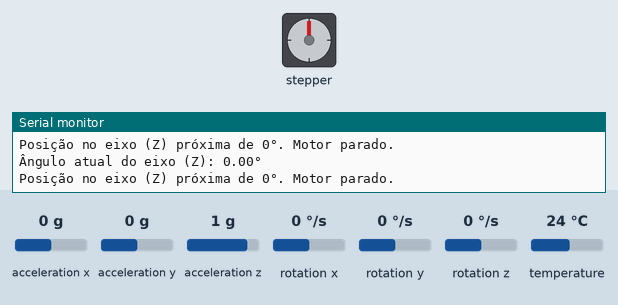
Bench run of a sketch on a simulated Arduino Uno, built with avr-gcc and run on an emulated ATmega328P. On the bench: stepper motor, the last lines printed to the serial monitor. The test bench sets the inputs (shaded band); at power-on: acceleration x 0 g, acceleration y 0 g, acceleration z 1 g, rotation x 0 °/s, rotation y 0 °/s, rotation z 0 °/s, temperature 24 °C. Stepper angles assume 2048 steps per turn.

Above: at 1.3 s.
1.4 s: acceleration x set to -1.4 g
At 2.88 s:
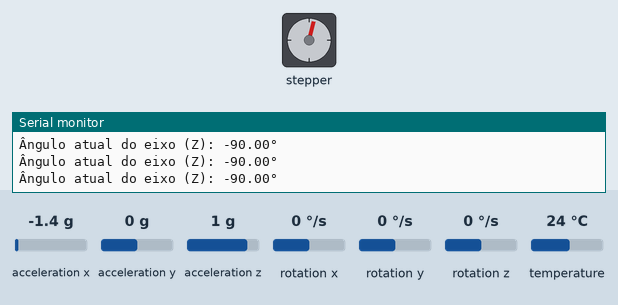
At 4.17 s:
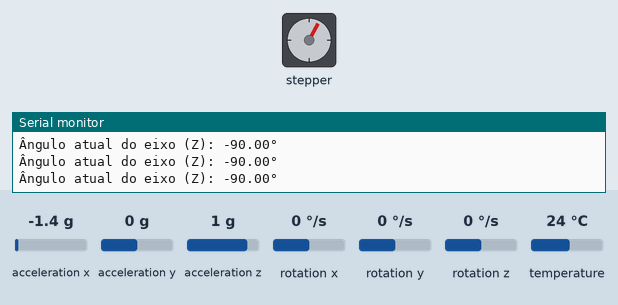
19.4 s: acceleration y set to 0 g
At 19.59 s:
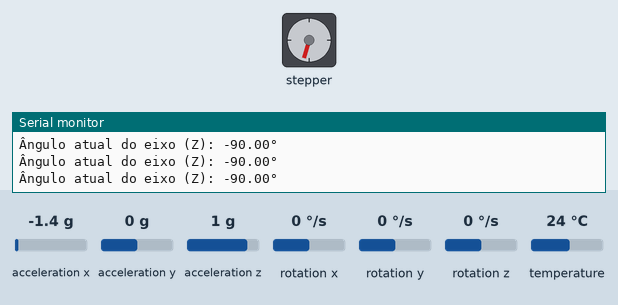
Timing chart, 0 to 25.2 s (numbered marks = the images above; inputs shaded):
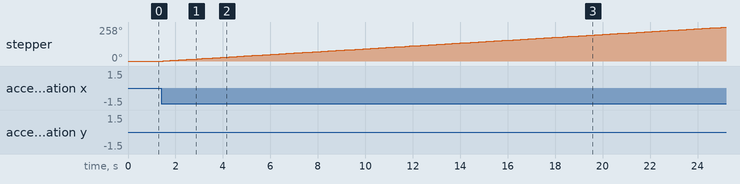

Measured:
- after the input at 1.4 s, stepper: keeps turning clockwise at about 11°/s, starting after 0.08 s

The sketch:

Main.ino
```cpp
// Ao efetuar a clonagem desse código em outra maquina preciso instalar as bibliotecas.
#include <Adafruit_MPU6050.h>
#include <Adafruit_Sensor.h>
#include <Wire.h>
#include <Stepper.h>

// Número de passos por rotação do motor 28BYJ-48
const int passosPorRevolucao = 2048;

// Pinos do motor conectados ao ULN2003
const int motorPin1 = 2;
const int motorPin2 = 4;
const int motorPin3 = 18;
const int motorPin4 = 19;

Stepper motor(passosPorRevolucao, motorPin1, motorPin3, motorPin2, motorPin4);

Adafruit_MPU6050 mpu;

void setup(void) {
  Serial.begin(115200);

  // Inicializa o MPU6050
  if (!mpu.begin()) {
    Serial.println("Falha ao inicializar o MPU6050");
    while (1) {
      delay(10);
    }
  }

  // Configura a sensibilidade do acelerômetro
  mpu.setAccelerometerRange(MPU6050_RANGE_8_G);
  mpu.setGyroRange(MPU6050_RANGE_500_DEG);
  mpu.setFilterBandwidth(MPU6050_BAND_21_HZ);

  motor.setSpeed(5);  // Velocidade em RPM

  delay(100);
}

void loop() {
  sensors_event_t a, g, temp;
  mpu.getEvent(&a, &g, &temp);

  // Calcula o ângulo no eixo Z
  float anguloZ = atan2(a.acceleration.x, a.acceleration.y) * 180 / PI;

  Serial.print("Ângulo atual do eixo (Z): ");
  Serial.print(anguloZ);
  Serial.println("°");

  if (abs(anguloZ) > 2) {
    motor.step(10);
  } else {
    Serial.println("Posição no eixo (Z) próxima de 0°. Motor parado.");
    motor.step(0);
  }

  delay(100);
}
```
